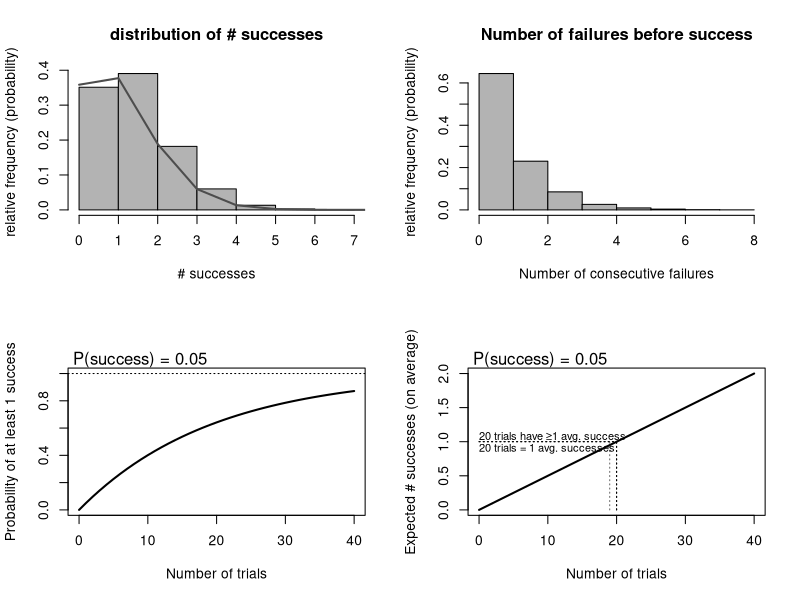

This figure's R source:
## Simulating a Binomial Process (success / failure)
## Jonathan Whiteley    R v2.12     2011-10-16
library(MASS)                          # truehist is WAY better than hist
## library(mgcv)                          # smoother graphs

P1      <- 0.05
Pfail   <- 1 - P1
Nobs    <- 10000
Ntrials <- 20

op <- par(mfrow=c(2,2))                # prepare plotting area with 2x2 grid

## Simulations
Obs <- rbinom(Nobs, Ntrials, P1)

## Expected # successes
Exp1.T <- P1 * Ntrials                 # Theoretical (true) value.
Exp1 <- mean(Obs)

## number, p of observation of all failures
i0   <- which(Obs == 0)
num0 <- length(i0)
p0   <- num0/Nobs

## theoretical distribution
Xdist <- seq(0, Ntrials, by=1)         # need integers (binomial distribution)
Ydist <- exp(dbinom(Xdist, Ntrials, P1, log=TRUE))
p0.T  <- Ydist[1]                      # from binomial distribution
## p1.T  <- sum(Ydist[-1])             # sum of all expected # successes, except 0
p1.T  <- 1 - p0.T                      # the easy way (equal to 15 decimal places)

if (FALSE) {
  hist(Obs, freq=FALSE, main="distribution of successes")
  lines( Xdist, Ydist, col="grey", lwd=2 )
}

truehist(Obs, col="grey70", h=1, prob=TRUE,
         xlab="# successes",
         ylab="relative frequency (probability)",
         main="distribution of # successes")
lines( Xdist, Ydist, col="grey30", lwd=2 )


## Number of consecutive failures before a success
i1    <- which(Obs > 0)
num1  <- length(i1)
num1a <- length(Obs[-i0])
p1    <- num1/Nobs                     # prob. of at least one success
i1s   <- c(0, i1)                      # include initial index (0) for later calculations
Nto1  <- c()
for(j in 2:length(i1s)) {
  this1 <- i1s[j]
  prev1 <- i1s[j-1]
  Nto1[j-1] <- this1 - prev1 -1        # number of failures before next success
}
Nto1E <- mean(Nto1)
# Theoretical solution?

## hist(Nto1, breaks=max(Nto1)+1, main="Number of failures before success")
truehist(Nto1, col="grey70", prob=TRUE, h=1,
         xlab="Number of consecutive failures",
         ylab="relative frequency (probability)",
         main="Number of failures before success"
         )


## Probability of at least one success, as a function of the number of trials.
NTrialsE1.T <- 1 / P1        # # trials needed to expect 1 success
P1range     <- c(0.05, 0.07, 0.08, 0.10)
MaxTrialsE1 <- 1 / min(P1range)
MaxTrials   <- max(10, Ntrials *2, NTrialsE1.T+1 ) # 100%, 150%, or 200%?
MinTrials   <- 1

NumTrials <- 0:MaxTrials
Pgt1      <- 1 - dbinom(0, NumTrials, P1) # theoretical solution
Expected  <- P1 * NumTrials # Expected # success for given # trials
TrialsDF  <- data.frame(Ntrials=NumTrials, Pgt1=Pgt1, Expected=Expected)

if (FALSE) {                           # simulations: overkill
  ## could make it iterative, to keep searching until solutions are found for all desired metrics?
  ## Probably seriously overkill, I'm just too lazy to figure out the closed-form solution.
  TrialsDF    <- data.frame(Ntrials=0, Pgt1=0, Expected=0) # can't win if you don't play ;)
  for (N in MinTrials:MaxTrials) {
    ObsN  <- rbinom(Nobs, N, P1)
    i1N   <- which(ObsN > 0)
    num1N <- length(i1N)
    p1N   <- num1N/Nobs                  # prob. of at least one success
    for (r in 1:10) {                    # did not expect 10x to be so fast!
      ObsN  <- rbinom(Nobs, N, P1)
      i1N   <- which(ObsN > 0)
      num1N <- length(i1N)
      p1N   <- c(p1N, num1N/Nobs)        # larger sample size for a smoother curve?
    }    
    TrialsDF$Ntrials[N+1] <- c(N, mean(p1N), 0)
  }
}


## Plot of probability of ≥1 success for # trials
plot(TrialsDF$Ntrials, TrialsDF$Pgt1, type="l", lwd=2,
     ylim=c(0,1),
     xlab="Number of trials",
     ylab="Probability of at least 1 success",
     main=""
     )
abline(h=1, lty=3)                     # reference line P = 100%
mtext(paste(" P(success)", "=", P1), side=3, line=0, adj=0)
## add a smoother
if (FALSE) { ## Unnecessary with theoretical solutions
  modelP <- gam(Pgt1 ~ s(Ntrials), data = TrialsDF)
  TrialsDF$PredictedP <- predict(modelP)
  lines(TrialsDF$Ntrials, TrialsDF$PredictedP, col="darkred", lwd=1)
}

## Plot of Expected # successes for # trials
plot(TrialsDF$Ntrials, TrialsDF$Expected, 
     type="l", lwd=2,
     xlab="Number of trials",
     ylab="Expected # successes (on average)",
     main=""
     )
## abline(h=1, lty=3)                     # reference line Expected = 1
mtext(paste(" P(success)", "=", P1), side=3, line=0, adj=0)

## smoothers allow more acurate predictions, too
TrialsP50  <- which(TrialsDF$Pgt1 > 0.5)
NTrialsP50 <- TrialsDF$Ntrials[TrialsP50[1]]
TrialsP80  <- which(TrialsDF$Pgt1 > 0.8)
NTrialsP80 <- TrialsDF$Ntrials[TrialsP80[1]]
NTrialsE1  <- ceiling(NTrialsE1.T)     # practical solution.
if (is.na(NTrialsP80)) NTrialsP80 <- paste(">", MaxTrials, sep="")
if (is.na(NTrialsP50)) NTrialsP50 <- paste(">", MaxTrials, sep="")
if (is.na(NTrialsE1) ) NTrialsE1  <- paste(">", MaxTrials, sep="")

Etrials <- P1 * NTrialsE1
## reference line Expected = 1
lines(x=  c(0, NTrialsE1)   , y=rep(1, 2) , lty=3)
## reference line for # trials where Expected ≥ 1
lines(x=rep(NTrialsE1, 2)   , y=  c(0, Etrials) , lty=3)
## reference line for # trials where Expected ~ 1
lines(x=rep(NTrialsE1-1, 2) , y=  c(0, 1) , lty=3, col="grey40")
Exp1Label <- paste(NTrialsE1, "trials", "have", "≥1 avg. success")
text(x=0, y=1, labels=Exp1Label, adj=c(0, -0.2), cex=0.8)

## ENtrials <- TrialsDF$Expected[TrialsDF$Ntrials==Ntrials]
ENtrials <- Exp1.T                     # Expected # successes for specified # trials
## reference line Expected = 1
lines(x=  c(0, Ntrials)   , y=rep(ENtrials, 2) , lty=3)
## reference line for # trials where Expected ≥ 1
lines(x=rep(Ntrials, 2)   , y=  c(0, ENtrials) , lty=3)
ExpLabel <- paste(Ntrials, "trials", "=", format(ENtrials, digits=2), "avg. successes")
text(x=0, y=ENtrials, labels=ExpLabel, adj=c(0, 1.25), cex=0.8)


## Expected successes, P(≥1 success), as a function of # trials AND P(success)
PTrials <- expand.grid(NTrials=NumTrials, P1=P1range)
PTrials <- within(PTrials, {
                  Pgt1     <- 1 - dbinom(0, NTrials, P1) # theoretical solution
                  Expected <- P1 * NTrials # Expected # success for given # trials
})
PTrialsE1  <- ceiling(1 / P1range)
PTrialsP50 <- aggregate(PTrials$Pgt1, by=list(P1=PTrials$P1), function(x) min(which(x > 0.5)) )
names(PTrialsP50) <- c("P1", "Ntrials")
PTrialsP80 <- aggregate(PTrials$Pgt1, by=list(P1=PTrials$P1), function(x) min(which(x > 0.8)) ) 
names(PTrialsP80) <- c("P1", "Ntrials")
PTrialsP0   <- dbinom(0, PTrialsE1, P1range) 
PTrialsPgt1 <- 1 - PTrialsP0



## Numerical output
numdig  <- 2
intpad  <- paste(rep(" ", numdig), collapse="")
results <- c("# observations", paste(Nobs, intpad),
             "# trials / observation", paste(Ntrials, intpad),
             "P(success) for each trial", format(P1, digits=numdig),
             "Expected # successes", format(Exp1.T, digits=numdig),
             "Average # failures before success *", format(Nto1E, digits=numdig),
             "P( ≥1 success )", format(p1.T, digits=numdig),
             "P(all failures)", format(p0.T, digits=numdig),
             "# Trials with 1 expected success", paste(NTrialsE1, intpad),
             "# Trials with 50% chance of ≥1 success", paste(NTrialsP50, intpad),
             "# Trials with 80% chance of ≥1 success", paste(NTrialsP80, intpad)
###          "# Trials: P(≥1 success) ≥50%", paste(NTrialsP50, intpad),
###          "# Trials: P(≥1 success) ≥80%", paste(NTrialsP80, intpad)
             )

results.ncol <- length(P1range)+1
results.tab <- c("P(success) for each trial", format(P1range, digits=numdig),
                 "# Trials with 1 expected success",       PTrialsE1,
                 "# Trials with 50% chance of ≥1 success", PTrialsP50$Ntrials,
                 "# Trials with 80% chance of ≥1 success", PTrialsP80$Ntrials,
                 "P( ≥1 success )", format(PTrialsPgt1, digits=numdig),
                 "P(all failures)", format(PTrialsP0  , digits=numdig)
                 )
results.table <- array(results.tab, dim = c(results.ncol, length(results.tab)/results.ncol))
results.table <- t(results.table)      # transpose
results.table[, -1] <- format(results.table[, -1], digits=numdig, justify="right")

## format results for pretty output
results.out <- matrix(results, length(results)/2, 2, byrow=TRUE)
results.out[, 1] <- format(results.out[, 1], digits=NULL, justify="left")
iDec <- 3:7
results.out[iDec, 2] <- format(as.numeric(results.out[iDec, 2]), digits=numdig, justify="right")
results.out[, 2] <- format(results.out[, 2], digits=NULL, justify="right")
## use as.numeric() to convert numerical columns, if you want a consistent number of digits.
## is there a way to automatically align numbers along decimal, but not print the 0 decimals for integers?  
## I faked it above by padding them with the same number of spaces 
## (paste then adds an extra space to correspond with the decimal character)

## drop dimnames / indices
prettyDim <- " "
results.out <- rbind(results.out, rep("", ncol(results.out)))
dimnames(results.out) <- list(rep(prettyDim, dim(results.out)[1]), 
                              rep(prettyDim, dim(results.out)[2]))

results.table <- rbind(results.table, rep("", ncol(results.table)))
dimnames(results.table) <- list(rep(prettyDim, dim(results.table)[1]), 
                              rep(prettyDim, dim(results.table)[2]))

## output results
print(results.out  , print.gap=2, quote=FALSE)
print(results.table, print.gap=2, quote=FALSE)
par(op)                                # restore plotting parameters
